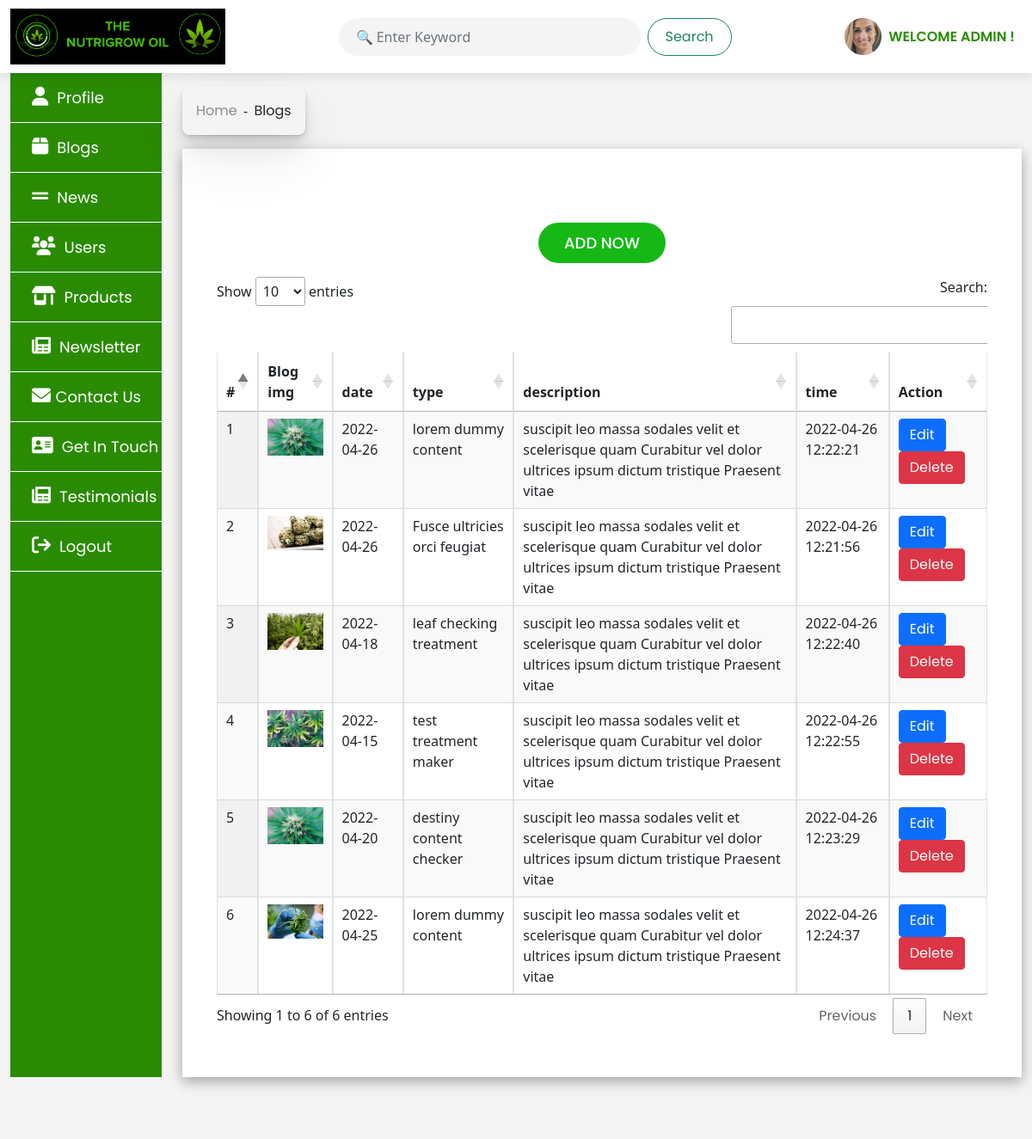
The page /admin/blogs.php (signed in) on the database its author committed.
### tables this page shows
CREATE TABLE IF NOT EXISTS `admin_new` (
  `email` varchar(100) NOT NULL,
  `pass` varchar(100) NOT NULL,
  `usertype` varchar(50) NOT NULL
);

CREATE TABLE IF NOT EXISTS `blogs` (
  `id` int(11) NOT NULL AUTO_INCREMENT,
  `user_img` varchar(255) NOT NULL,
  `date` date NOT NULL,
  `type` varchar(255) NOT NULL,
  `description` varchar(255) NOT NULL,
  `time` datetime NOT NULL DEFAULT CURRENT_TIMESTAMP,
  PRIMARY KEY (`id`)
);

### admin/blogs.php (the view, shortened to what this page needs)
<?php
include('../include/config.php');
include('./include/adheader.php');
?>
<div class="container-fluid ">
    <div class="row ">
        <div class="col-xxl-2 col-xl-2 col-lg-3 col-md-3 col-sm-4 col-12">
            <?php
            include('./include/sidebar.php');
            ?>
        </div>
        <div class="col-xxl-10 col-xl-10 col-lg-9 col-md-9 col-sm-8 col-12  mt-3">
            <div class="row">
                <div class="col-xxl-2 col-xl-2 col-lg-3 col-md-4 col-sm- 3 col-6a">
                    <div class="breadcrumb">
                        <ul>
                            <li>Home</li> &dash;
                            <li>Blogs</li>
                        </ul>
                    </div>
                </div>
            </div>
            <div class="profile greybg">
                <div class="">
                    <div class="cbox">
                        <div class="table-responsive">
                            <table id="myTable" class="display table table-bordered" style="width: 100%;">
                                <div class="py-3">
                                    <a href="blogsadd.php"><button class="mx-auto d-block btn-primary ">Add Now</button></a>
                                </div>
                                <thead>
                                    <tr>
                                        <th>#</th>
                                        <th>Blog img</th>
                                        <th>date</th>
                                        <th>type</th>
                                        <th>description</th>
                                        <th>time</th>
                                        <th>Action</th>
                                    </tr>
                                </thead>
                                <tbody>
                                    <?php
                                    $count = 0;
                                    $sql = "SELECT * FROM `blogs`";
                                    $result = mysqli_query($conn, $sql);
                                    if (mysqli_num_rows($result) > 0) {
                                        while ($row = mysqli_fetch_assoc($result)) {
                                            $count++;
                                    ?>
                                            <tr>
                                                <td><?php echo $count; ?></td>
                                                <td><img style="width: 100px;" class="img-fluid" src="<?php
                                                                                                        if (isset($row['user_img']))
                                                                                                            echo "uploads/blogs/" . $row['user_img'];
                                                                                                        ?>" alt=""></td>
                                                <td><?php echo $row['date'] ?></td>
                                                <td><?php echo $row['type'] ?></td>
                                                <td><?php echo $row['description'] ?></td>
                                                <td><?php echo $row['time'] ?></td>
                                                <td>
                                                    <a class="btn1 btn btn-primary" href="blogsedit.php?id=<?php echo $row['id'] ?>">Edit</a>
                                                    <a class="btn btn-danger" href="blogsdelete.php?id=<?php echo $row['id']; ?>">Delete</a>
                                                </td>
                                            </tr>
                                    <?php
                                        }
                                    }
                                    ?>
                                </tbody>
                            </table>
                        </div>
                    </div>
                </div>
            </div>
        </div>
    </div>
</div>
<?php
include('./include/adfooter.php');
?>

### admin/include/adheader.php (shortened to what this page needs)
<!DOCTYPE html>
<html lang="en">
<head>
    <link rel="stylesheet" href="../assests/bootstrap/css/bootstrap.min.css" />
    <link rel="stylesheet" href="../assests/css/style.css" />
    <link rel="stylesheet" href="https://cdnjs.cloudflare.com/ajax/libs/font-awesome/6.0.0/css/all.min.css" />
    <link rel="stylesheet" href="http://cdn.datatables.net/1.11.5/css/jquery.dataTables.min.css" />
    <link rel="stylesheet" href="../assests/css/owl/animate.css" />
    <link rel="stylesheet" href="../assests/css/owl/owl.carousel.css" />
    <link rel="stylesheet" href="../assests/css/owl/owl.theme.green.css" />
</head>
<body style="background-color: #f4f4f4;">
    <div class="navbar navbar-expand-lg  navbar-dark bg-dark adheader" aria-label="Main navigation">
        <div class="container-fluid ">
            <a href="index.php"><img src="../assests/images/logo.png" class="img-fluid " title="logo" alt="" style="width: 250px;" srcset="" /></a>
            <div class="navbar-collapse offcanvas-collapse" id="navbarsExampleDefault">
                <ul class="navbar-nav mx-auto d-block mb-2 mb-lg-0">
                    <form class="d-flex py-2">
                        <input class="form-control me-2" type="search" placeholder="&#128269; Enter Keyword" aria-label="Search">
                        <button class="btn btn-outline-success" type="submit">Search</button>
                    </form>
                </ul>
                <img src="../assests/images/adminpanel/profile.png" class="img-fluid" alt="" srcset="">
                <?php
                $email = $_SESSION['email'];
                $sql = "SELECT * FROM admin_new WHERE email = '$email'";
                $result = mysqli_query($conn, $sql);
                if (mysqli_num_rows($result) > 0) {
                    while ($row = mysqli_fetch_assoc($result)) {
                ?>
                        <a href="#" style="text-transform: uppercase; color: #2a8b03; font-weight: 600;" class="px-2"> Welcome <?php echo $row['usertype']; ?> !</a>
                <?php
                    }
                }
                ?>
            </div>
        </div>
    </div>

### assests/css/style.css (style rules this page uses)
h1, h2, h3, h4, h5, h6, li, a, button { font-family: "Poppins", sans-serif; }
* { margin: 0; padding: 0; }
a { text-decoration: none; }
.navbar { padding-top: 0px !important; padding-bottom: 0px !important; -webkit-box-shadow: rgba(0, 0, 0, 0.45) 0px 25px 20px -23px; box-shadow: rgba(0, 0, 0, 0.45) 0px 25px 20px -23px; }
.adheader { background-color: #ffffff !important; padding: 10px 0px !important; -webkit-box-shadow: rgba(0, 0, 0, 0.1) 0px 4px 12px !important; box-shadow: rgba(0, 0, 0, 0.1) 0px 4px 12px !important; }
.adheader input { padding-top: 10px; padding-bottom: 10px; padding-left: 20px; padding-right: 100px; background-color: #f4f4f4; border: none; border-radius: 50px; }
.adheader button { padding-left: 20px; padding-right: 20px; border-radius: 50px; }
.breadcrumb { -webkit-box-shadow: rgba(0, 0, 0, 0.07) 0px 1px 2px, rgba(0, 0, 0, 0.07) 0px 2px 4px, rgba(0, 0, 0, 0.07) 0px 4px 8px, rgba(0, 0, 0, 0.07) 0px 8px 16px, rgba(0, 0, 0, 0.07) 0px 16px 32px, rgba(0, 0, 0, 0.07) 0px 32px 64px; box-shadow: rgba(0, 0, 0, 0.07) 0px 1px 2px, rgba(0, 0, 0, 0.07) 0px 2px 4px, rgba(0, 0, 0, 0.07) 0px 4px 8px, rgba(0, 0, 0, 0.07) 0px 8px 16px, rgba(0, 0, 0, 0.07) 0px 16px 32px, rgba(0, 0, 0, 0.07) 0px 32px 64px; padding: 1rem; border-radius: 8px; }
.breadcrumb ul { display: -webkit-box; display: -ms-flexbox; display: flex; -webkit-box-pack: justify; -ms-flex-pack: justify; justify-content: space-between; width: 100%; padding: 0; margin: 0; }
.breadcrumb ul li { display: -webkit-box !important; display: -ms-flexbox !important; display: flex !important; }
.breadcrumb ul li:first-child { opacity: 0.5; }
.greybg { width: 100%; height: 100%; background-color: #f4f4f4; }
.greybg .cbox { background-color: #ffffff; -webkit-box-shadow: rgba(0, 0, 0, 0.35) 0px 5px 15px; box-shadow: rgba(0, 0, 0, 0.35) 0px 5px 15px; padding: 50px 40px; }
.greybg .cbox button { font-size: 18px; font-weight: 500; text-transform: uppercase; color: #ffffff; border-radius: 50px; padding: 10px 30px; border: none; margin-top: 20px; background-color: #16b816; -webkit-transition: 0.5s all ease-in-out; transition: 0.5s all ease-in-out; }

### rows shown on the page
admin_new: usertype "ADMIN"
blogs: user_img (picture), date "2022-04-26", type "lorem dummy content", description "suscipit leo massa sodales velit et scelerisque quam Curabitur vel dolor ultrices ipsum dictum tristique Praesent vitae", time "2022-04-26 12:22:21"
blogs: user_img (picture), date "2022-04-26", type "Fusce ultricies orci feugiat", description "suscipit leo massa sodales velit et scelerisque quam Curabitur vel dolor ultrices ipsum dictum tristique Praesent vitae", time "2022-04-26 12:21:56"
blogs: user_img (picture), date "2022-04-18", type "leaf checking treatment", description "suscipit leo massa sodales velit et scelerisque quam Curabitur vel dolor ultrices ipsum dictum tristique Praesent vitae", time "2022-04-26 12:22:40"
blogs: user_img (picture), date "2022-04-15", type "test treatment maker", description "suscipit leo massa sodales velit et scelerisque quam Curabitur vel dolor ultrices ipsum dictum tristique Praesent vitae", time "2022-04-26 12:22:55"
blogs: user_img (picture), date "2022-04-20", type "destiny content checker", description "suscipit leo massa sodales velit et scelerisque quam Curabitur vel dolor ultrices ipsum dictum tristique Praesent vitae", time "2022-04-26 12:23:29"
blogs: user_img (picture), date "2022-04-25", type "lorem dummy content", description "suscipit leo massa sodales velit et scelerisque quam Curabitur vel dolor ultrices ipsum dictum tristique Praesent vitae", time "2022-04-26 12:24:37"
